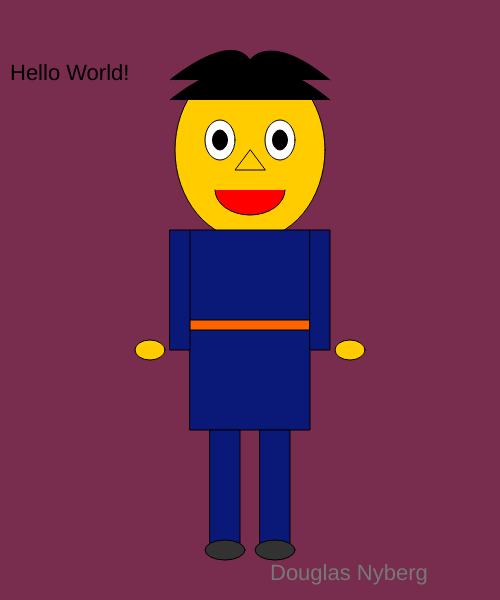
Frame 1 (no input)
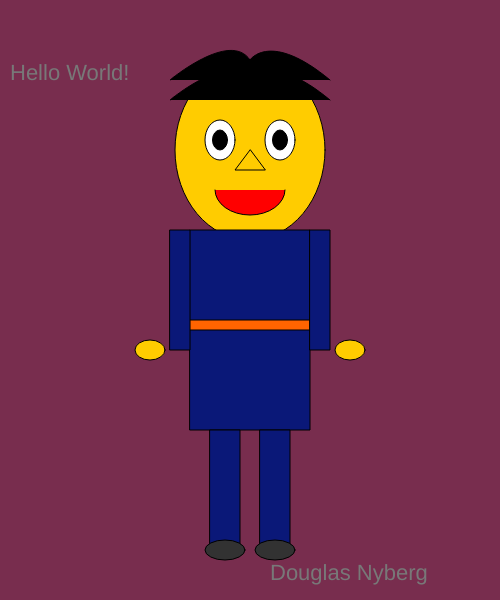
Frame 60 (no input)
Frame 120 (the mouse pressed at the canvas centre since frame 60): identical to frame 60, image omitted

The p5.js sketch that drew these frames (run headless with seeded random() and noise() and a simulated clock; from frame 60 on, the mouse is pressed at the canvas centre):

// p5.js sketch
// ── sketch.js
function setup() {
    createCanvas(500, 600);
}

function draw() {
    background(120, 45, 78);
    textSize(22);
    text("Hello World!", 10, 80);

    // Improved head with more human proportions
    fill(255, 204, 0);
    ellipse(250, 150, 150, 180); // Slightly less elongated

    // More expressive eyes
    fill(255);
    ellipse(220, 140, 30, 40); // Bigger and more oval
    ellipse(280, 140, 30, 40);
    fill(0);
    ellipse(220, 140, 15, 20); // Larger pupils for expression
    ellipse(280, 140, 15, 20);

    // Refined nose
    fill(255, 204, 0);
    triangle(250, 150, 235, 170, 265, 170); // Adjusted for a more natural size

    // Smiling mouth
    fill(255, 0, 0);
    arc(250, 190, 70, 50, 0, PI); // Wider smile

    // Textured hair
    fill(0);
    beginShape();
    vertex(170, 100);
    bezierVertex(170, 100, 230, 50, 250, 80);
    bezierVertex(250, 80, 270, 50, 330, 100);
    endShape();

    // Textured hair moved up
    fill(0);
    beginShape();
    vertex(170, 80); // Moved up by 20 pixels
    bezierVertex(170, 80, 230, 30, 250, 60); // Adjusted control points up
    bezierVertex(250, 60, 270, 30, 330, 80); // Adjusted control points up
    endShape();


    // Body with improved proportions
    fill(10, 24, 120);
    rect(190, 230, 120, 200); // Slightly wider for natural proportion

    // Decorative belt
    fill(255, 100, 0);
    rect(190, 320, 120, 10);

    // Arms with hands
    fill(10, 24, 120);
    // Right arm
    rect(310, 230, 20, 120);
    // Left arm
    rect(170, 230, 20, 120);
    // Hands
    fill(255, 204, 0);
    ellipse(150, 350, 30, 20);
    ellipse(350, 350, 30, 20);

    // Legs with improved proportions
    fill(10, 24, 120);
    // Left leg
    rect(210, 430, 30, 120);
    // Right leg
    rect(260, 430, 30, 120);

    // Feet
    fill(50, 50, 50);
    ellipse(225, 550, 40, 20); // Left foot
    ellipse(275, 550, 40, 20); // Right foot

    // Name
    fill(120);
    textSize(22);
    text("Douglas Nyberg", 270, 580); // Adjusted position
}
